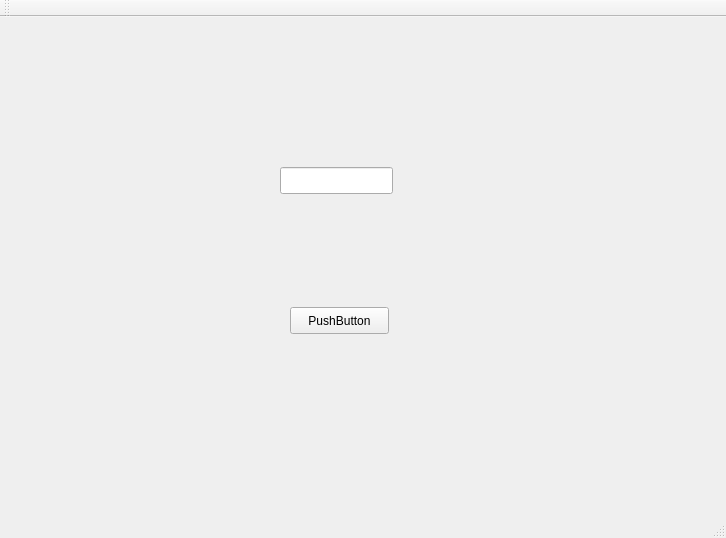
<?xml version="1.0" encoding="UTF-8"?>
<ui version="4.0">
 <class>MainWindow</class>
 <widget class="QMainWindow" name="MainWindow">
  <property name="geometry">
   <rect>
    <x>0</x>
    <y>0</y>
    <width>726</width>
    <height>538</height>
   </rect>
  </property>
  <property name="windowTitle">
   <string>MainWindow</string>
  </property>
  <widget class="QWidget" name="centralWidget">
   <widget class="QPushButton" name="pushButton">
    <property name="geometry">
     <rect>
      <x>290</x>
      <y>290</y>
      <width>99</width>
      <height>27</height>
     </rect>
    </property>
    <property name="text">
     <string>PushButton</string>
    </property>
   </widget>
   <widget class="QLineEdit" name="lineEdit">
    <property name="geometry">
     <rect>
      <x>280</x>
      <y>150</y>
      <width>113</width>
      <height>27</height>
     </rect>
    </property>
   </widget>
  </widget>
  <widget class="QMenuBar" name="menuBar">
   <property name="geometry">
    <rect>
     <x>0</x>
     <y>0</y>
     <width>726</width>
     <height>25</height>
    </rect>
   </property>
  </widget>
  <widget class="QToolBar" name="mainToolBar">
   <attribute name="toolBarArea">
    <enum>TopToolBarArea</enum>
   </attribute>
   <attribute name="toolBarBreak">
    <bool>false</bool>
   </attribute>
  </widget>
  <widget class="QStatusBar" name="statusBar"/>
 </widget>
 <layoutdefault spacing="6" margin="11"/>
 <resources/>
 <connections/>
</ui>
